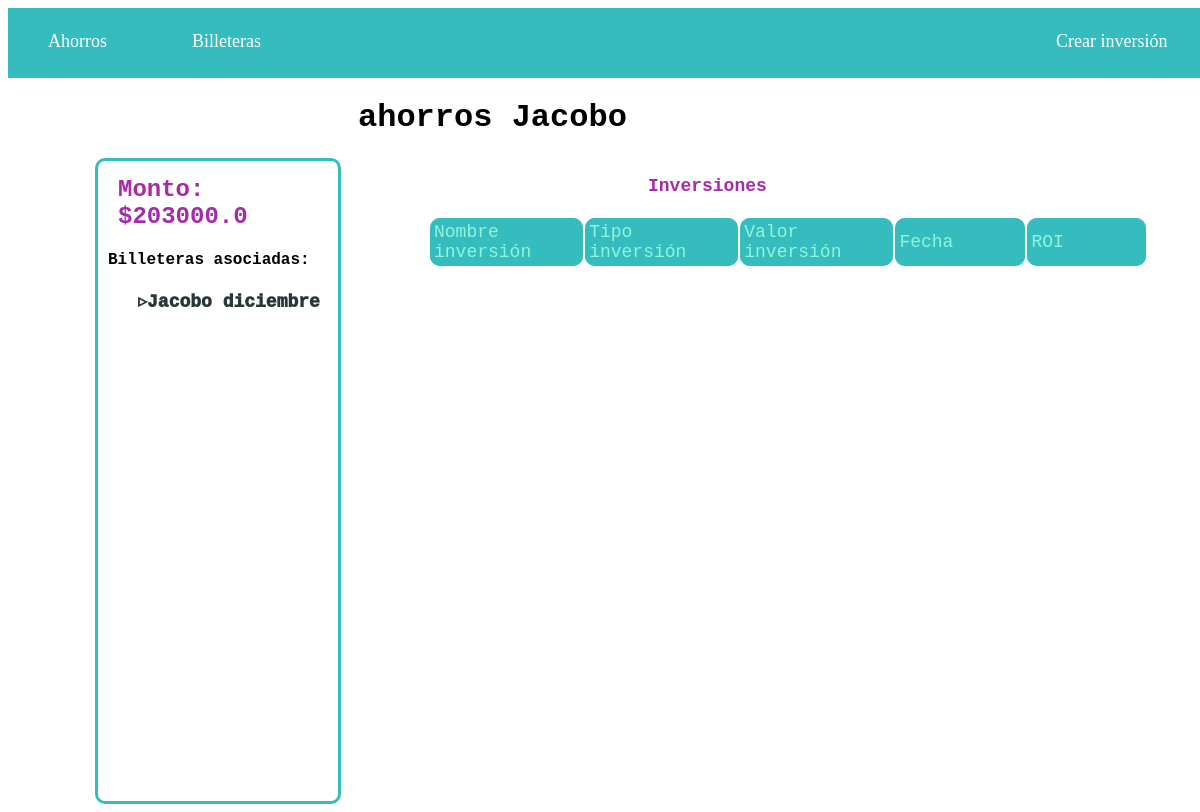
Page /ahorros/6 on the earlier database version.
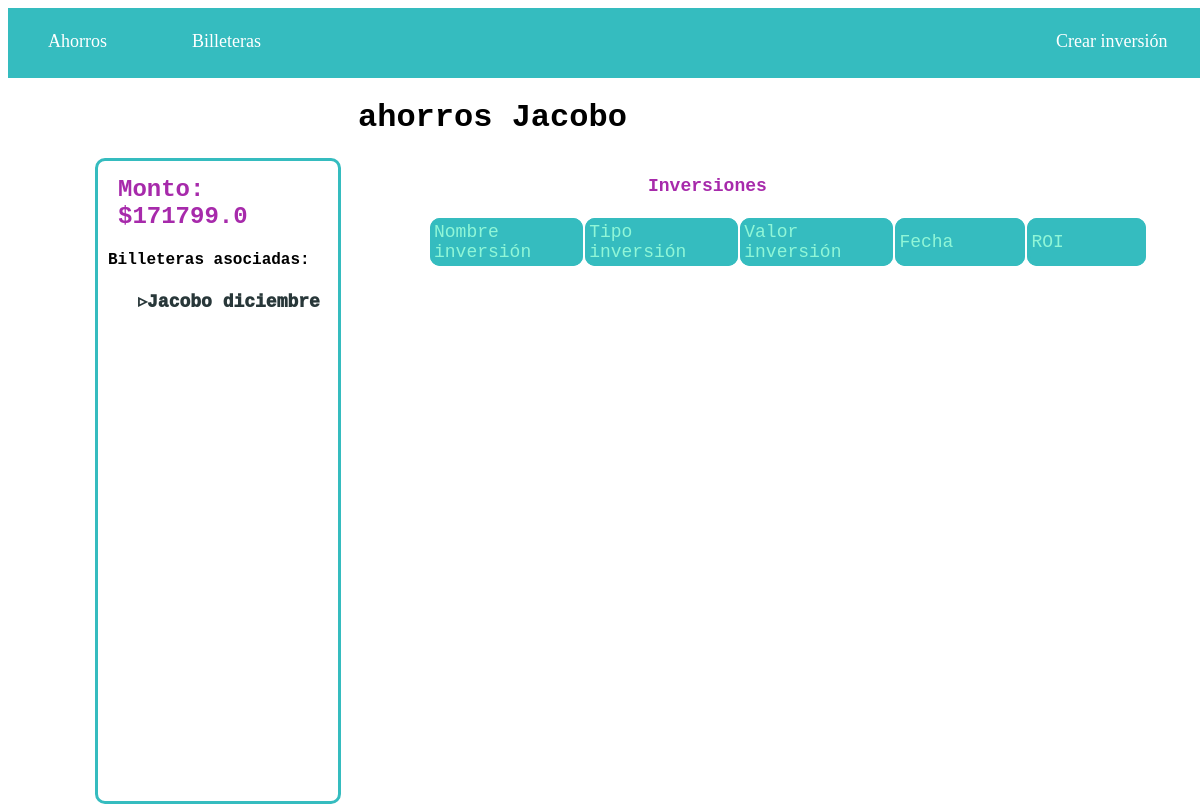
Same page on the later database version.
### ahorros/models.py (models this page shows, shortened)
class Ahorro(models.Model):
    nombre_ahorro = models.CharField(max_length = 40)
    fecha_creacion = models.DateTimeField("date published")
    cantidad_dinero = models.FloatField(default = 0)

### ahorros/views.py (the view)
# urls.py: path("<int:id_ahorro>",views.ahorro_actual, name="ahorro_actual"),
def ahorro_actual(request,id_ahorro):
    ahorro = Ahorro.objects.get(pk=id_ahorro)
    billeteras_ahorro = Billetera.objects.filter(ahorro_id=id_ahorro)
    inversiones_ahorro = Inversion.objects.filter(ahorro_id=id_ahorro)
    return render(request,'ahorro_actual.html',{'ahorro':ahorro,'billeteras_ahorro':billeteras_ahorro,'inversiones_ahorro':inversiones_ahorro})

### ahorros/templates/ahorro_actual.html (shortened to what this page needs)
{% load static %}
<!DOCTYPE html>
<html lang="en">
<head>
    <link rel="stylesheet" href= "{% static '/styles/estilos_ahorros.css' %}">
</head>
<body>
    <nav class="navbar">
        <ul class="nav_container">
            <li class="li1"><a href="/ahorros">Ahorros</a></li>
            <li class="li2"><a href="/billetera">Billeteras</a></li>
            <li class="crear"><a href="/ahorros/{{ahorro.pk}}/crear_inversion">Crear inversión</a></li>
        </ul>
    </nav>
    <h1 id="titulo_ahorro_actual">{{ahorro.nombre_ahorro}}</h1>
    <div id="contenido_ahorro_actual">
        <div id="contenedor_info_ahorro">
            <h2 id="monto">Monto: ${{ahorro.cantidad_dinero}}</h2>
            <h4 id="asociadas_subtitulo">Billeteras asociadas:</h4>
            {% if billeteras_ahorro %}
                <ul>
                    {% for billetera in billeteras_ahorro %}
                         <li id="contenedor_billetera_asociada"><a id="link_billetera_asociada" href="/billetera/{{billetera.pk}}">▹{{billetera.nombre_billetera}}</a></li>
                    {% endfor %}
                </ul>
            {% else %}
                <div id="contenedor_sin_billeteras">
                    <a href="/billetera/crear_billetera" id="sin_billeteras2">Sin billeteras. Créalas aquí...</a>
                </div>
            {% endif %}
        </div>
        <div id="contenedor_tabla_inversiones">
            <table>
                <tr id="contenedor_titulo_inversiones">
                    <p id="titulo_inversiones">Inversiones</p>
                </tr>
                <tr class="titulos_campos">
                    <td>Nombre inversión</td>
                    <td>Tipo inversión</td>
                    <td>Valor inversión</td>
                    <td>Fecha</td>
                    <td>ROI</td>
                </tr>
            </table>
        </div>
    </div>
</body>
</html>

Differences in the rows shown:
changed Ahorro "ahorros Jacobo": cantidad_dinero "203000.0" → "171799.0"
